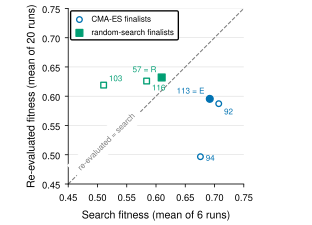

This figure's Python source:
"""Figure 3: finalist search fitness against re-evaluated fitness, both methods.

Regenerate: python3 paper2/figs/fig3_finalists.py (data: s2-finalists.csv, s2-per-run.csv)."""
from collections import Counter
from figdata import COLORS, SRC, rows
from orx_figstyle import BASELINE, COLUMN, figure, save, use_style


# Label offsets (points) chosen so candidate labels do not collide; layout only.
OFFSETS = {"92": (4, -8), "113": (-4, 4), "94": (4, -3), "57": (-4, 4), "116": (4, -7), "103": (4, 3)}


def main():
    use_style()
    fin = rows(SRC / "s2-finalists.csv")
    runs = rows(SRC / "s2-per-run.csv")
    per = Counter((r["method"], r["candidate"], r["purpose"].startswith("search_finalist")) for r in runs)
    n_search = {per[(r["method"], r["candidate"], False)] for r in fin}
    n_reeval = {per[(r["method"], r["candidate"], True)] for r in fin}
    assert len(n_search) == 1 and len(n_reeval) == 1
    fig, ax = figure(width=COLUMN, ratio=0.72)
    lo, hi = 0.45, 0.75
    ax.plot([lo, hi], [lo, hi], color=BASELINE, lw=0.8, ls="--", zorder=1)
    ax.annotate("re-evaluated = search", xy=(0.515, 0.523), fontsize=6, color=BASELINE, rotation=45, ha="center",
                va="center", backgroundcolor="white")
    for m, marker, name in (("cma", "o", "CMA-ES finalists"), ("random", "s", "random-search finalists")):
        sel = [r for r in fin if r["method"] == m]
        for i, r in enumerate(sel):
            x, y = float(r["search_fitness"]), float(r["reevaluated_fitness"])
            win = (m, r["candidate"]) in (("cma", "113"), ("random", "57"))
            ax.scatter([x], [y], marker=marker, s=26 if win else 18, color=COLORS[m] if win else "white",
                       edgecolors=COLORS[m], linewidths=1.0, zorder=3, label=name if i == 0 else None)
            tag = r["candidate"] + (" = E" if (m, r["candidate"]) == ("cma", "113") else " = R" if win else "")
            dx, dy = OFFSETS.get(r["candidate"], (4, 3))
            ax.annotate(tag, xy=(x, y), xytext=(dx, dy), textcoords="offset points", fontsize=6, color=COLORS[m],
                        ha="right" if dx < 0 else "left")
    ax.set_xlim(lo, hi)
    ax.set_ylim(lo, hi)
    ax.set_aspect("equal")
    ax.set_xlabel(f"Search fitness (mean of {next(iter(n_search))} runs)")
    ax.set_ylabel(f"Re-evaluated fitness (mean of {next(iter(n_reeval))} runs)")
    ax.legend(loc="upper left", fontsize=6, frameon=True, framealpha=1.0, edgecolor="black")
    save(fig, str(SRC.parents[1] / "figs" / "fig3_finalists"))


if __name__ == "__main__":
    main()
